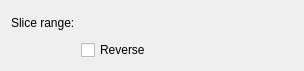
<?xml version="1.0" encoding="UTF-8"?>
<ui version="4.0">
 <class>QmitkTimeSliceAnimationWidget</class>
 <widget class="QWidget" name="QmitkTimeSliceAnimationWidget">
  <property name="geometry">
   <rect>
    <x>0</x>
    <y>0</y>
    <width>304</width>
    <height>71</height>
   </rect>
  </property>
  <property name="windowTitle">
   <string>QmitkTimeSliceAnimationWidget</string>
  </property>
  <layout class="QGridLayout" name="gridLayout">
   <item row="0" column="0">
    <widget class="QLabel" name="sliceRangeLabel">
     <property name="sizePolicy">
      <sizepolicy hsizetype="Maximum" vsizetype="Preferred">
       <horstretch>0</horstretch>
       <verstretch>0</verstretch>
      </sizepolicy>
     </property>
     <property name="text">
      <string>Slice range:</string>
     </property>
    </widget>
   </item>
   <item row="1" column="1">
    <widget class="QCheckBox" name="reverseCheckBox">
     <property name="sizePolicy">
      <sizepolicy hsizetype="Maximum" vsizetype="Fixed">
       <horstretch>0</horstretch>
       <verstretch>0</verstretch>
      </sizepolicy>
     </property>
     <property name="text">
      <string>Reverse</string>
     </property>
    </widget>
   </item>
   <item row="0" column="1" colspan="2">
    <widget class="ctkRangeWidget" name="sliceRangeWidget" native="true">
     <property name="decimals" stdset="0">
      <number>0</number>
     </property>
     <property name="maximum" stdset="0">
      <double>999.000000000000000</double>
     </property>
     <property name="maximumValue" stdset="0">
      <double>999.000000000000000</double>
     </property>
    </widget>
   </item>
  </layout>
 </widget>
 <customwidgets>
  <customwidget>
   <class>ctkRangeWidget</class>
   <extends>QWidget</extends>
   <header>ctkRangeWidget.h</header>
  </customwidget>
 </customwidgets>
 <tabstops>
  <tabstop>reverseCheckBox</tabstop>
 </tabstops>
 <resources/>
 <connections/>
</ui>
